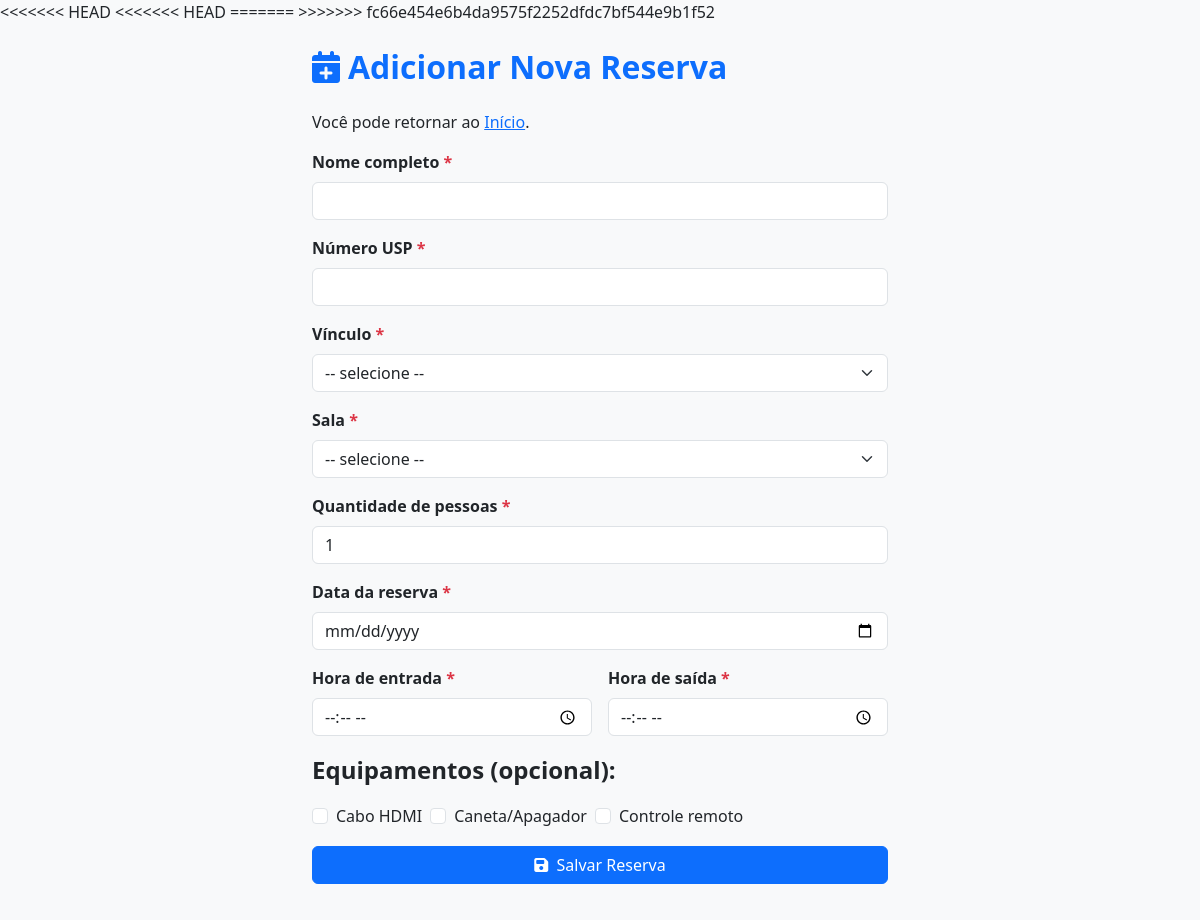
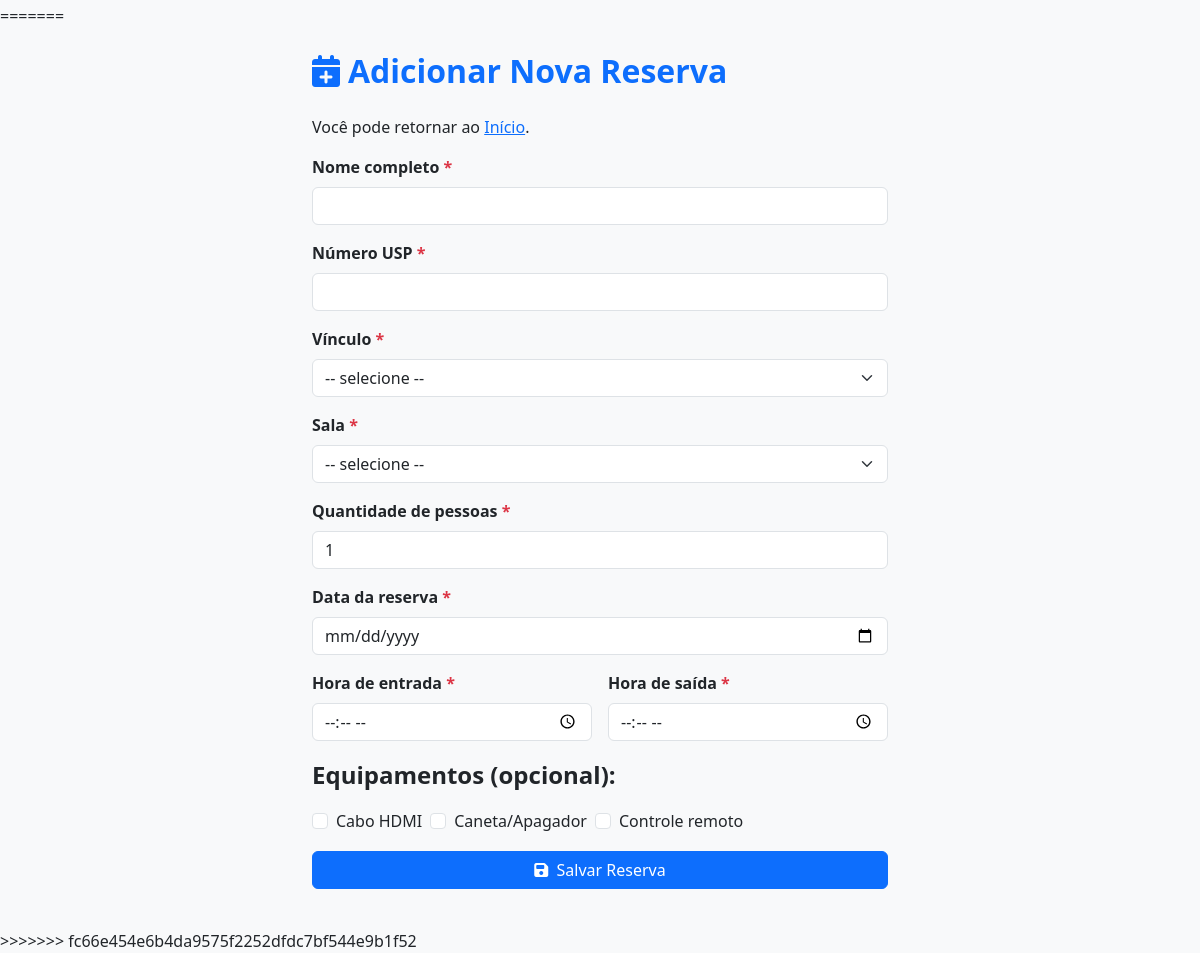
Page /admin/adicionar_reserva.php (signed in) on the earlier database version (2 pictures, top to bottom).
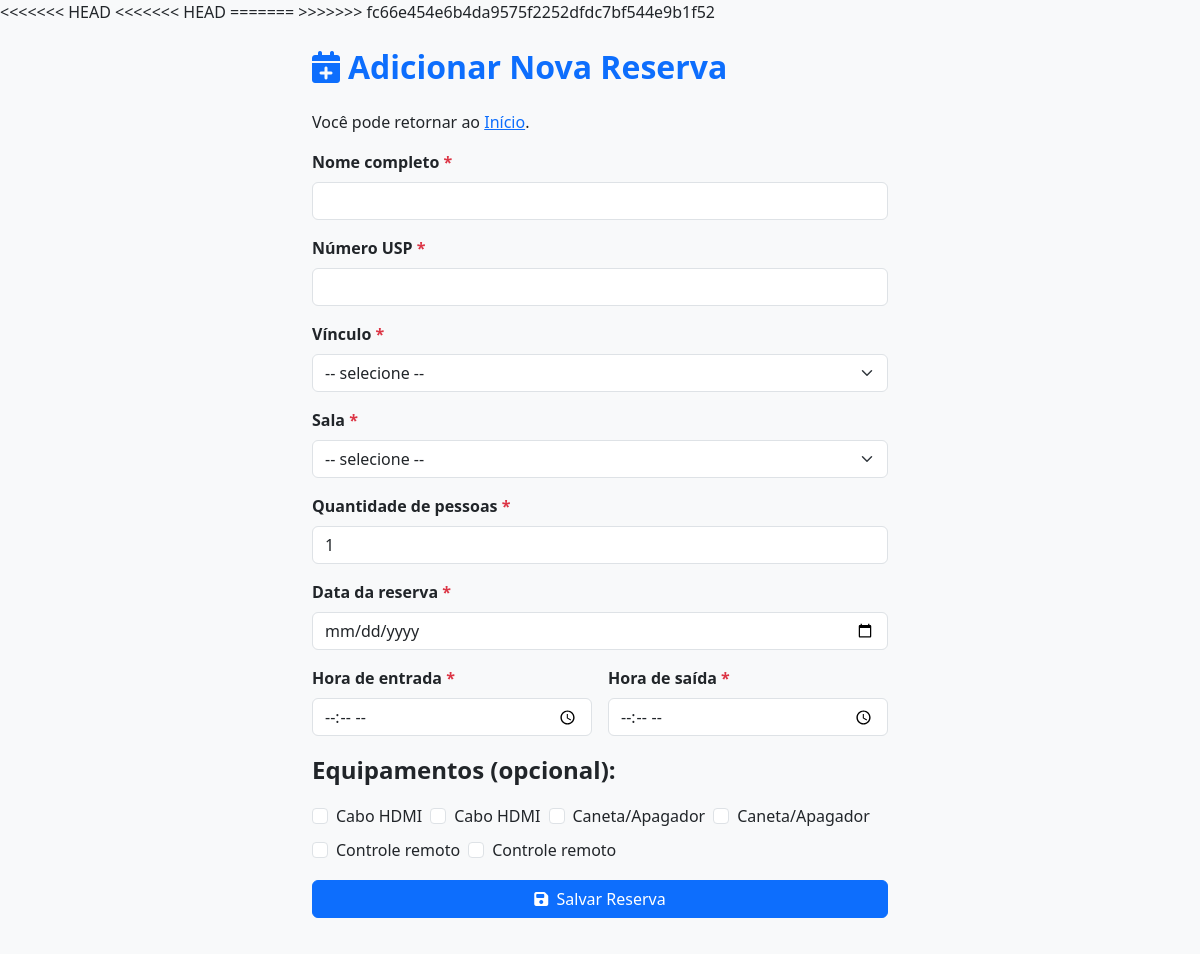
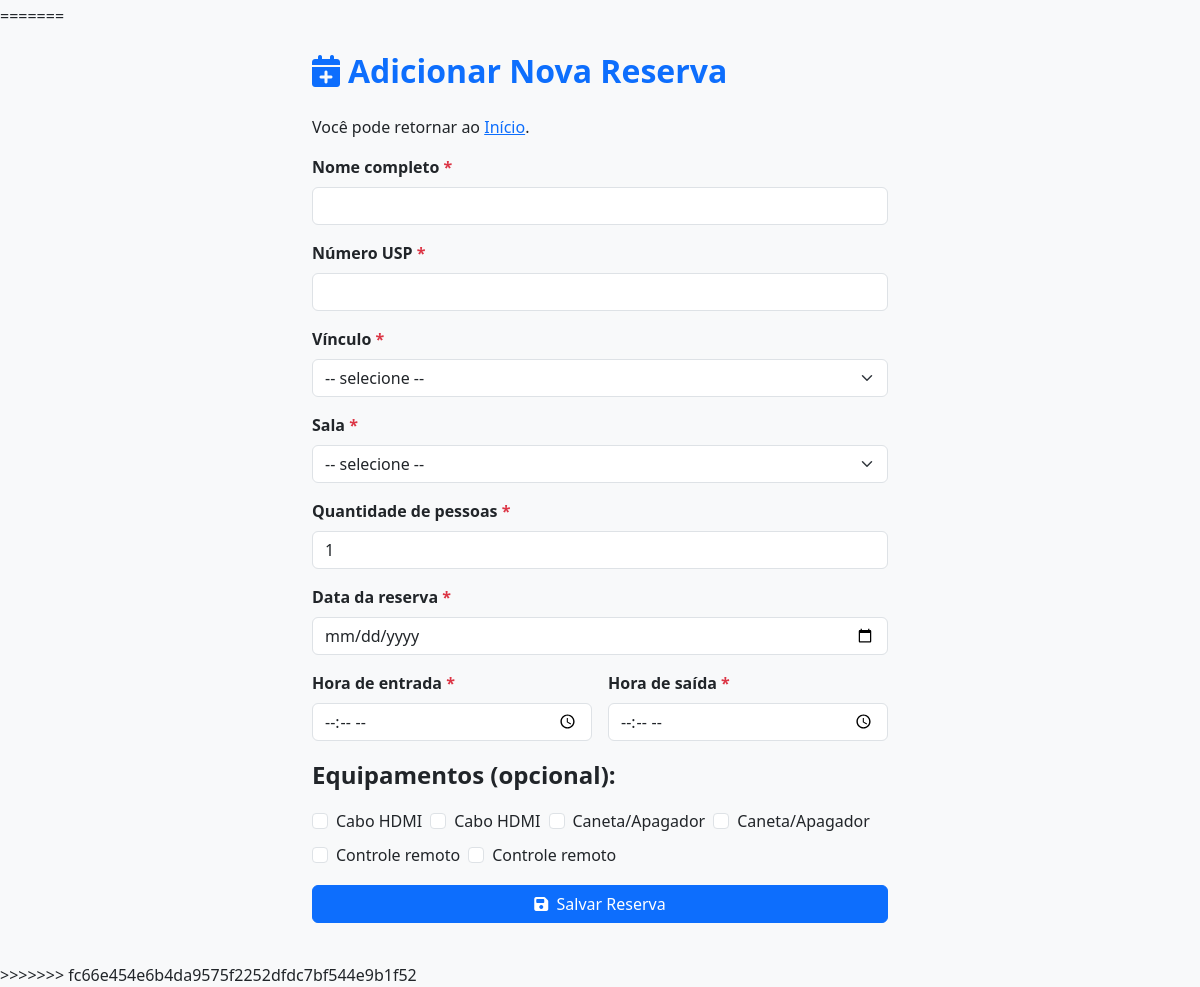
Same page on the later database version (2 pictures, top to bottom).
### tables this page shows
CREATE TABLE equipamentos (
    id INT AUTO_INCREMENT PRIMARY KEY,
    nome VARCHAR(100) NOT NULL
);

### admin/adicionar_reserva.php (the view, shortened to what the changed rows need)
<?php
require_once '../config.php';
$equipamentos = $pdo->query("SELECT id, nome FROM equipamentos ORDER BY nome")->fetchAll(PDO::FETCH_ASSOC);
?>
<!DOCTYPE html>
<html lang="pt-br">
<head>
<link href="https://cdn.jsdelivr.net/npm/bootstrap@5.3.0/dist/css/bootstrap.min.css" rel="stylesheet" />
<link rel="stylesheet" href="https://cdnjs.cloudflare.com/ajax/libs/font-awesome/6.4.2/css/all.min.css" />
</head>
<body class="bg-light">
<div class="container py-4" style="max-width:600px;">
  <h2 class="mb-4 text-primary fw-bold"><i class="fas fa-calendar-plus me-2"></i>Adicionar Nova Reserva</h2>
  <form method="post" novalidate>
    <fieldset class="mb-3">
      <div class="row row-cols-auto g-2">
        <?php foreach($equipamentos as $eq): ?>
        <div class="col">
          <div class="form-check">
            <input class="form-check-input" type="checkbox" id="equip_<?=$eq['id']?>" name="equipamentos[]"
              value="<?=$eq['id']?>"
              <?= (isset($_POST['equipamentos']) && in_array($eq['id'], $_POST['equipamentos'])) ? 'checked' : '' ?>
              >
            <label class="form-check-label" for="equip_<?=$eq['id']?>"><?=htmlspecialchars($eq['nome'])?></label>
          </div>
        </div>
        <?php endforeach; ?>
      </div>
    </fieldset>
  </form>
</div>
</body>
</html>
<?php
require_once '../config.php';
$equipamentos = $pdo->query("SELECT id, nome FROM equipamentos ORDER BY nome")->fetchAll(PDO::FETCH_ASSOC);
?>
<!DOCTYPE html>
<html lang="pt-br">
<head>
<link href="https://cdn.jsdelivr.net/npm/bootstrap@5.3.0/dist/css/bootstrap.min.css" rel="stylesheet" />
<link rel="stylesheet" href="https://cdnjs.cloudflare.com/ajax/libs/font-awesome/6.4.2/css/all.min.css" />
</head>
<body class="bg-light">
<div class="container py-4" style="max-width:600px;">
  <h2 class="mb-4 text-primary fw-bold"><i class="fas fa-calendar-plus me-2"></i>Adicionar Nova Reserva</h2>
  <form method="post" novalidate>
    <fieldset class="mb-3">
      <div class="row row-cols-auto g-2">
        <?php foreach($equipamentos as $eq): ?>
        <div class="col">
          <div class="form-check">
            <input class="form-check-input" type="checkbox" id="equip_<?=$eq['id']?>" name="equipamentos[]"
              value="<?=$eq['id']?>"
              <?= (isset($_POST['equipamentos']) && in_array($eq['id'], $_POST['equipamentos'])) ? 'checked' : '' ?>
              >
            <label class="form-check-label" for="equip_<?=$eq['id']?>"><?=htmlspecialchars($eq['nome'])?></label>
          </div>
        </div>
        <?php endforeach; ?>
      </div>
    </fieldset>
  </form>
</div>
</body>
</html>

Differences in the rows shown:
added equipamentos: nome "Cabo HDMI"
added equipamentos: nome "Caneta/Apagador"
added equipamentos: nome "Controle remoto"
